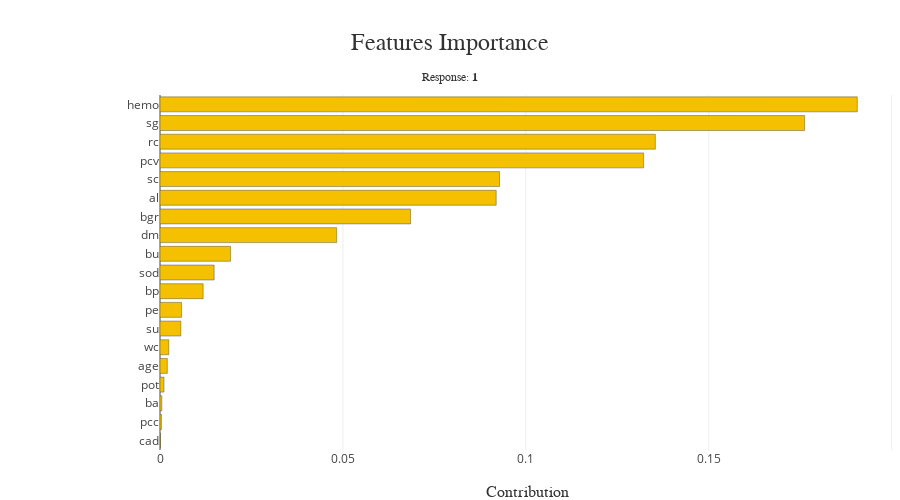

Here is the notebook cell this chart was saved with:
### Code cell
xpl.plot.features_importance()

### Figure 1 — Plotly figure (JSON) as saved in the notebook; plotly's stock layout.template omitted (floating-point values rounded to 4 significant figures)
{"data": [{"marker": {"color": ["rgba(244, 192, 0, 1.0)", "rgba(244, 192, 0, 1.0)", "rgba(244, 192, 0, 1.0)", "rgba(244, 192, 0, 1.0)", "rgba(244, 192, 0, 1.0)", "rgba(244, 192, 0, 1.0)", "rgba(244, 192, 0, 1.0)", "rgba(244, 192, 0, 1.0)", "rgba(244, 192, 0, 1.0)", "rgba(244, 192, 0, 1.0)", "rgba(244, 192, 0, 1.0)", "rgba(244, 192, 0, 1.0)", "rgba(244, 192, 0, 1.0)", "rgba(244, 192, 0, 1.0)", "rgba(244, 192, 0, 1.0)", "rgba(244, 192, 0, 1.0)", "rgba(244, 192, 0, 1.0)", "rgba(244, 192, 0, 1.0)", "rgba(244, 192, 0, 1.0)"], "line": {"color": "rgba(52, 55, 54, 0.8)", "width": 0.5}}, "name": "Global", "orientation": "h", "type": "bar", "x": [0.0001, 0.0004, 0.0005, 0.0011, 0.002, 0.0024, 0.0057, 0.0059, 0.0118, 0.0148, 0.0193, 0.0483, 0.0685, 0.0919, 0.0928, 0.1322, 0.1354, 0.1762, 0.1906], "y": ["cad", "pcc", "ba", "pot", "age", "wc", "su", "pe", "bp", "sod", "bu", "dm", "bgr", "al", "sc", "pcv", "rc", "sg", "hemo"]}], "layout": {"autosize": false, "barmode": "group", "height": 500, "hovermode": "closest", "margin": {"b": 50, "l": 160, "r": 0, "t": 95}, "title": {"font": {"color": "rgb(50, 50, 50)", "family": "Arial", "size": 24}, "text": "Features Importance<span style='font-size: 12px;'><br />Response: <b>1</b></span>", "x": 0.5, "xanchor": "center", "y": 0.9, "yanchor": "middle"}, "width": 900, "xaxis": {"automargin": true, "title": {"font": {"color": "rgb(50, 50, 50)", "family": "Arial Black", "size": 16}, "text": "Contribution"}}, "yaxis": {"automargin": true, "title": {"font": {"color": "rgb(50, 50, 50)", "family": "Arial Black", "size": 16}}}}}
